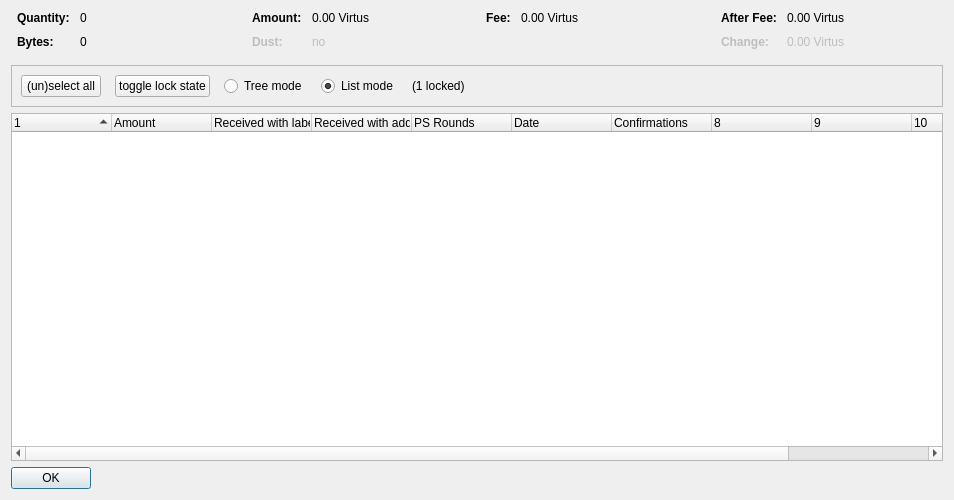
<?xml version="1.0" encoding="UTF-8"?>
<ui version="4.0">
 <class>CoinControlDialog</class>
 <widget class="QDialog" name="CoinControlDialog">
  <property name="geometry">
   <rect>
    <x>0</x>
    <y>0</y>
    <width>954</width>
    <height>500</height>
   </rect>
  </property>
  <property name="windowTitle">
   <string>Coin Selection</string>
  </property>
  <layout class="QVBoxLayout" name="verticalLayout">
   <item>
    <layout class="QHBoxLayout" name="horizontalLayoutTop" stretch="0,0,0,0">
     <property name="topMargin">
      <number>0</number>
     </property>
     <property name="bottomMargin">
      <number>10</number>
     </property>
     <item>
      <layout class="QFormLayout" name="formLayoutCoinControl1">
       <property name="horizontalSpacing">
        <number>10</number>
       </property>
       <property name="verticalSpacing">
        <number>10</number>
       </property>
       <property name="leftMargin">
        <number>6</number>
       </property>
       <property name="rightMargin">
        <number>6</number>
       </property>
       <item row="0" column="0">
        <widget class="QLabel" name="labelCoinControlQuantityText">
         <property name="font">
          <font>
           <weight>75</weight>
           <bold>true</bold>
          </font>
         </property>
         <property name="text">
          <string>Quantity:</string>
         </property>
        </widget>
       </item>
       <item row="0" column="1">
        <widget class="QLabel" name="labelCoinControlQuantity">
         <property name="cursor">
          <cursorShape>IBeamCursor</cursorShape>
         </property>
         <property name="contextMenuPolicy">
          <enum>Qt::ActionsContextMenu</enum>
         </property>
         <property name="text">
          <string notr="true">0</string>
         </property>
         <property name="textInteractionFlags">
          <set>Qt::LinksAccessibleByMouse|Qt::TextSelectableByKeyboard|Qt::TextSelectableByMouse</set>
         </property>
        </widget>
       </item>
       <item row="1" column="0">
        <widget class="QLabel" name="labelCoinControlBytesText">
         <property name="font">
          <font>
           <weight>75</weight>
           <bold>true</bold>
          </font>
         </property>
         <property name="text">
          <string>Bytes:</string>
         </property>
        </widget>
       </item>
       <item row="1" column="1">
        <widget class="QLabel" name="labelCoinControlBytes">
         <property name="cursor">
          <cursorShape>IBeamCursor</cursorShape>
         </property>
         <property name="contextMenuPolicy">
          <enum>Qt::ActionsContextMenu</enum>
         </property>
         <property name="text">
          <string notr="true">0</string>
         </property>
         <property name="textInteractionFlags">
          <set>Qt::LinksAccessibleByMouse|Qt::TextSelectableByKeyboard|Qt::TextSelectableByMouse</set>
         </property>
        </widget>
       </item>
      </layout>
     </item>
     <item>
      <layout class="QFormLayout" name="formLayoutCoinControl2">
       <property name="horizontalSpacing">
        <number>10</number>
       </property>
       <property name="verticalSpacing">
        <number>10</number>
       </property>
       <property name="leftMargin">
        <number>6</number>
       </property>
       <property name="rightMargin">
        <number>6</number>
       </property>
       <item row="0" column="0">
        <widget class="QLabel" name="labelCoinControlAmountText">
         <property name="font">
          <font>
           <weight>75</weight>
           <bold>true</bold>
          </font>
         </property>
         <property name="text">
          <string>Amount:</string>
         </property>
        </widget>
       </item>
       <item row="0" column="1">
        <widget class="QLabel" name="labelCoinControlAmount">
         <property name="cursor">
          <cursorShape>IBeamCursor</cursorShape>
         </property>
         <property name="contextMenuPolicy">
          <enum>Qt::ActionsContextMenu</enum>
         </property>
         <property name="text">
          <string notr="true">0.00 Virtus</string>
         </property>
         <property name="textInteractionFlags">
          <set>Qt::LinksAccessibleByMouse|Qt::TextSelectableByKeyboard|Qt::TextSelectableByMouse</set>
         </property>
        </widget>
       </item>
       <item row="1" column="0">
        <widget class="QLabel" name="labelCoinControlLowOutputText">
         <property name="enabled">
          <bool>false</bool>
         </property>
         <property name="font">
          <font>
           <weight>75</weight>
           <bold>true</bold>
          </font>
         </property>
         <property name="text">
          <string>Dust:</string>
         </property>
        </widget>
       </item>
       <item row="1" column="1">
        <widget class="QLabel" name="labelCoinControlLowOutput">
         <property name="enabled">
          <bool>false</bool>
         </property>
         <property name="cursor">
          <cursorShape>IBeamCursor</cursorShape>
         </property>
         <property name="contextMenuPolicy">
          <enum>Qt::ActionsContextMenu</enum>
         </property>
         <property name="text">
          <string notr="true">no</string>
         </property>
         <property name="textInteractionFlags">
          <set>Qt::LinksAccessibleByMouse|Qt::TextSelectableByKeyboard|Qt::TextSelectableByMouse</set>
         </property>
        </widget>
       </item>
      </layout>
     </item>
     <item>
      <layout class="QFormLayout" name="formLayoutCoinControl3">
       <property name="horizontalSpacing">
        <number>10</number>
       </property>
       <property name="verticalSpacing">
        <number>10</number>
       </property>
       <property name="leftMargin">
        <number>6</number>
       </property>
       <property name="rightMargin">
        <number>6</number>
       </property>
       <item row="0" column="0">
        <widget class="QLabel" name="labelCoinControlFeeText">
         <property name="font">
          <font>
           <weight>75</weight>
           <bold>true</bold>
          </font>
         </property>
         <property name="text">
          <string>Fee:</string>
         </property>
        </widget>
       </item>
       <item row="0" column="1">
        <widget class="QLabel" name="labelCoinControlFee">
         <property name="cursor">
          <cursorShape>IBeamCursor</cursorShape>
         </property>
         <property name="contextMenuPolicy">
          <enum>Qt::ActionsContextMenu</enum>
         </property>
         <property name="text">
          <string notr="true">0.00 Virtus</string>
         </property>
         <property name="textInteractionFlags">
          <set>Qt::LinksAccessibleByMouse|Qt::TextSelectableByKeyboard|Qt::TextSelectableByMouse</set>
         </property>
        </widget>
       </item>
      </layout>
     </item>
     <item>
      <layout class="QFormLayout" name="formLayoutCoinControl4">
       <property name="horizontalSpacing">
        <number>10</number>
       </property>
       <property name="verticalSpacing">
        <number>10</number>
       </property>
       <property name="leftMargin">
        <number>6</number>
       </property>
       <property name="rightMargin">
        <number>6</number>
       </property>
       <item row="0" column="0">
        <widget class="QLabel" name="labelCoinControlAfterFeeText">
         <property name="font">
          <font>
           <weight>75</weight>
           <bold>true</bold>
          </font>
         </property>
         <property name="text">
          <string>After Fee:</string>
         </property>
        </widget>
       </item>
       <item row="0" column="1">
        <widget class="QLabel" name="labelCoinControlAfterFee">
         <property name="cursor">
          <cursorShape>IBeamCursor</cursorShape>
         </property>
         <property name="contextMenuPolicy">
          <enum>Qt::ActionsContextMenu</enum>
         </property>
         <property name="text">
          <string notr="true">0.00 Virtus</string>
         </property>
         <property name="textInteractionFlags">
          <set>Qt::LinksAccessibleByMouse|Qt::TextSelectableByKeyboard|Qt::TextSelectableByMouse</set>
         </property>
        </widget>
       </item>
       <item row="1" column="0">
        <widget class="QLabel" name="labelCoinControlChangeText">
         <property name="enabled">
          <bool>false</bool>
         </property>
         <property name="font">
          <font>
           <weight>75</weight>
           <bold>true</bold>
          </font>
         </property>
         <property name="text">
          <string>Change:</string>
         </property>
        </widget>
       </item>
       <item row="1" column="1">
        <widget class="QLabel" name="labelCoinControlChange">
         <property name="enabled">
          <bool>false</bool>
         </property>
         <property name="cursor">
          <cursorShape>IBeamCursor</cursorShape>
         </property>
         <property name="contextMenuPolicy">
          <enum>Qt::ActionsContextMenu</enum>
         </property>
         <property name="text">
          <string notr="true">0.00 Virtus</string>
         </property>
         <property name="textInteractionFlags">
          <set>Qt::LinksAccessibleByMouse|Qt::TextSelectableByKeyboard|Qt::TextSelectableByMouse</set>
         </property>
        </widget>
       </item>
      </layout>
     </item>
    </layout>
   </item>
   <item>
    <widget class="QFrame" name="frame">
     <property name="minimumSize">
      <size>
       <width>0</width>
       <height>40</height>
      </size>
     </property>
     <property name="frameShape">
      <enum>QFrame::StyledPanel</enum>
     </property>
     <property name="frameShadow">
      <enum>QFrame::Sunken</enum>
     </property>
     <layout class="QHBoxLayout" name="horizontalLayout">
      <item>
       <layout class="QHBoxLayout" name="horizontalLayoutPanel" stretch="0,0,0,0,0,0">
        <property name="spacing">
         <number>14</number>
        </property>
        <item>
         <widget class="QPushButton" name="pushButtonSelectAll">
          <property name="sizePolicy">
           <sizepolicy hsizetype="Maximum" vsizetype="Fixed">
            <horstretch>0</horstretch>
            <verstretch>0</verstretch>
           </sizepolicy>
          </property>
          <property name="text">
           <string>(un)select all</string>
          </property>
          <property name="autoDefault">
           <bool>false</bool>
          </property>
         </widget>
        </item>
        <item>
         <widget class="QPushButton" name="pushButtonToggleLock">
          <property name="sizePolicy">
           <sizepolicy hsizetype="Maximum" vsizetype="Fixed">
            <horstretch>0</horstretch>
            <verstretch>0</verstretch>
           </sizepolicy>
          </property>
          <property name="text">
           <string>toggle lock state</string>
          </property>
          <property name="autoDefault">
           <bool>false</bool>
          </property>
         </widget>
        </item>
        <item>
         <widget class="QRadioButton" name="radioTreeMode">
          <property name="sizePolicy">
           <sizepolicy hsizetype="Maximum" vsizetype="Fixed">
            <horstretch>0</horstretch>
            <verstretch>0</verstretch>
           </sizepolicy>
          </property>
          <property name="text">
           <string>Tree mode</string>
          </property>
         </widget>
        </item>
        <item>
         <widget class="QRadioButton" name="radioListMode">
          <property name="sizePolicy">
           <sizepolicy hsizetype="Maximum" vsizetype="Fixed">
            <horstretch>0</horstretch>
            <verstretch>0</verstretch>
           </sizepolicy>
          </property>
          <property name="text">
           <string>List mode</string>
          </property>
          <property name="checked">
           <bool>true</bool>
          </property>
         </widget>
        </item>
        <item>
         <widget class="QLabel" name="labelLocked">
          <property name="text">
           <string>(1 locked)</string>
          </property>
         </widget>
        </item>
        <item>
         <spacer name="horizontalSpacer">
          <property name="orientation">
           <enum>Qt::Horizontal</enum>
          </property>
          <property name="sizeHint" stdset="0">
           <size>
            <width>40</width>
            <height>20</height>
           </size>
          </property>
         </spacer>
        </item>
       </layout>
      </item>
     </layout>
    </widget>
   </item>
   <item>
    <widget class="CoinControlTreeWidget" name="treeWidget">
     <property name="contextMenuPolicy">
      <enum>Qt::CustomContextMenu</enum>
     </property>
     <property name="sortingEnabled">
      <bool>false</bool>
     </property>
     <property name="columnCount">
      <number>11</number>
     </property>
     <attribute name="headerShowSortIndicator" stdset="0">
      <bool>true</bool>
     </attribute>
     <attribute name="headerStretchLastSection">
      <bool>false</bool>
     </attribute>
     <column>
      <property name="text">
       <string/>
      </property>
     </column>
     <column>
      <property name="text">
       <string>Amount</string>
      </property>
     </column>
     <column>
      <property name="text">
       <string>Received with label</string>
      </property>
     </column>
     <column>
      <property name="text">
       <string>Received with address</string>
      </property>
     </column>
     <column>
      <property name="text">
       <string>PS Rounds</string>
      </property>
     </column>
     <column>
      <property name="text">
       <string>Date</string>
      </property>
     </column>
     <column>
      <property name="text">
       <string>Confirmations</string>
      </property>
      <property name="toolTip">
       <string>Confirmed</string>
      </property>
     </column>
     <column>
      <property name="text">
       <string/>
      </property>
     </column>
     <column>
      <property name="text">
       <string/>
      </property>
     </column>
     <column>
      <property name="text">
       <string/>
      </property>
     </column>
     <column>
      <property name="text">
       <string/>
      </property>
     </column>
    </widget>
   </item>
   <item>
    <widget class="QDialogButtonBox" name="buttonBox">
     <property name="sizePolicy">
      <sizepolicy hsizetype="Maximum" vsizetype="Fixed">
       <horstretch>0</horstretch>
       <verstretch>0</verstretch>
      </sizepolicy>
     </property>
     <property name="orientation">
      <enum>Qt::Horizontal</enum>
     </property>
     <property name="standardButtons">
      <set>QDialogButtonBox::Ok</set>
     </property>
    </widget>
   </item>
  </layout>
 </widget>
 <customwidgets>
  <customwidget>
   <class>CoinControlTreeWidget</class>
   <extends>QTreeWidget</extends>
   <header>coincontroltreewidget.h</header>
  </customwidget>
 </customwidgets>
 <resources/>
 <connections/>
</ui>
